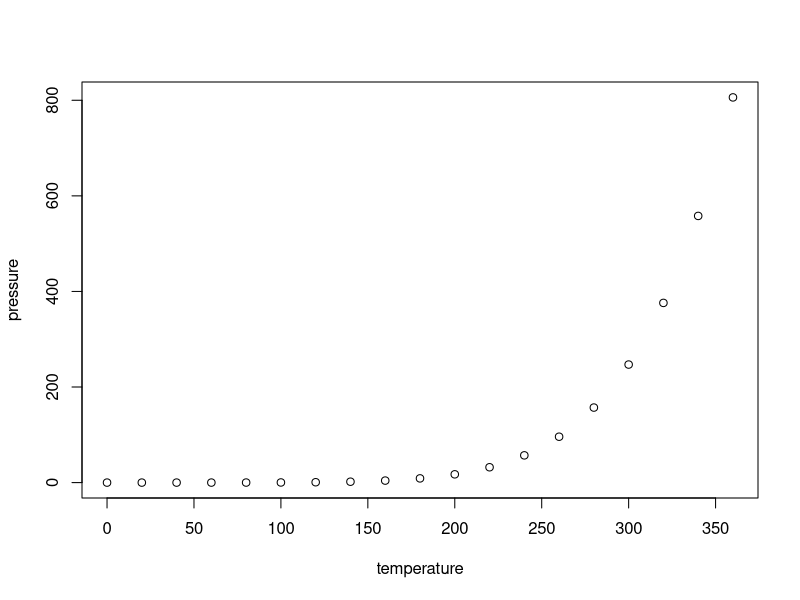
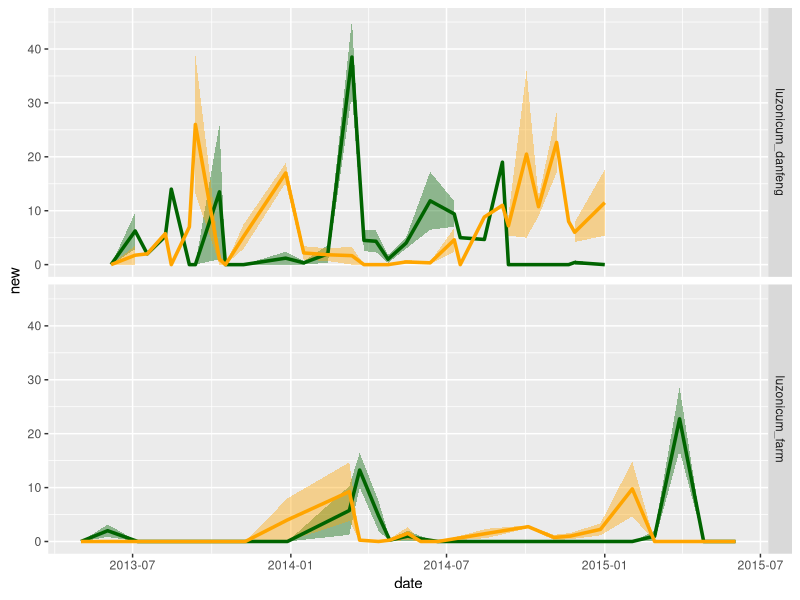

Reproduce these figures in R, in order.
## ---- chunk 1
knitr::opts_chunk$set(echo = TRUE)
## ---- chunk 2
library(reshape2)
library(ggplot2)
library(plyr)

#starting with 'summarySE' function found online
summarySE <- function(data=NULL, measurevar, groupvars=NULL, na.rm=FALSE, conf.interval=.95, .drop=TRUE) {

    # New version of length which can handle NA's: if na.rm==T, don't count them
    length2 <- function (x, na.rm=FALSE) {
        if (na.rm) sum(!is.na(x))
        else       length(x)
    }

    # This does the summary. For each group's data frame, return a vector with
    # N, mean, and sd
    datac <- ddply(data, groupvars, .drop=.drop,
      .fun = function(xx, col) {
        c(N    = length2(xx[[col]], na.rm=na.rm),
          mean = mean   (xx[[col]], na.rm=na.rm),
          sd   = sd     (xx[[col]], na.rm=na.rm)
        )
      },
      measurevar
    )

    # Rename the "mean" column    
    datac <- rename(datac, c("mean" = measurevar))

    datac$se <- datac$sd / sqrt(datac$N)  # Calculate standard error of the mean

    # Confidence interval multiplier for standard error
    # Calculate t-statistic for confidence interval: 
    # e.g., if conf.interval is .95, use .975 (above/below), and use df=N-1
    ciMult <- qt(conf.interval/2 + .5, datac$N-1)
    datac$ci <- datac$se * ciMult

    return(datac)
}
## Norms the data within specified groups in a data frame; it normalizes each
## subject (identified by idvar) so that they have the same mean, within each group
## specified by betweenvars.
##   data: a data frame.
##   idvar: the name of a column that identifies each subject (or matched subjects)
##   measurevar: the name of a column that contains the variable to be summariezed
##   betweenvars: a vector containing names of columns that are between-subjects variables
##   na.rm: a boolean that indicates whether to ignore NA's
normDataWithin <- function(data=NULL, idvar, measurevar, betweenvars=NULL,
                           na.rm=FALSE, .drop=TRUE) {
    library(plyr)

    # Measure var on left, idvar + between vars on right of formula.
    data.subjMean <- ddply(data, c(idvar, betweenvars), .drop=.drop,
     .fun = function(xx, col, na.rm) {
        c(subjMean = mean(xx[,col], na.rm=na.rm))
      },
      measurevar,
      na.rm
    )

    # Put the subject means with original data
    data <- merge(data, data.subjMean)

    # Get the normalized data in a new column
    measureNormedVar <- paste(measurevar, "_norm", sep="")
    data[,measureNormedVar] <- data[,measurevar] - data[,"subjMean"] +
                               mean(data[,measurevar], na.rm=na.rm)

    # Remove this subject mean column
    data$subjMean <- NULL

    return(data)
}
## Summarizes data, handling within-subjects variables by removing inter-subject variability.
## It will still work if there are no within-S variables.
## Gives count, un-normed mean, normed mean (with same between-group mean),
##   standard deviation, standard error of the mean, and confidence interval.
## If there are within-subject variables, calculate adjusted values using method from Morey (2008).
##   data: a data frame.
##   measurevar: the name of a column that contains the variable to be summariezed
##   betweenvars: a vector containing names of columns that are between-subjects variables
##   withinvars: a vector containing names of columns that are within-subjects variables
##   idvar: the name of a column that identifies each subject (or matched subjects)
##   na.rm: a boolean that indicates whether to ignore NA's
##   conf.interval: the percent range of the confidence interval (default is 95%)
summarySEwithin <- function(data=NULL, measurevar, betweenvars=NULL, withinvars=NULL,
                            idvar=NULL, na.rm=FALSE, conf.interval=.95, .drop=TRUE) {

  # Ensure that the betweenvars and withinvars are factors
  factorvars <- vapply(data[, c(betweenvars, withinvars), drop=FALSE],
    FUN=is.factor, FUN.VALUE=logical(1))

  if (!all(factorvars)) {
    nonfactorvars <- names(factorvars)[!factorvars]
    message("Automatically converting the following non-factors to factors: ",
            paste(nonfactorvars, collapse = ", "))
    data[nonfactorvars] <- lapply(data[nonfactorvars], factor)
  }

  # Get the means from the un-normed data
  datac <- summarySE(data, measurevar, groupvars=c(betweenvars, withinvars),
                     na.rm=na.rm, conf.interval=conf.interval, .drop=.drop)

  # Drop all the unused columns (these will be calculated with normed data)
  datac$sd <- NULL
  datac$se <- NULL
  datac$ci <- NULL

  # Norm each subject's data
  ndata <- normDataWithin(data, idvar, measurevar, betweenvars, na.rm, .drop=.drop)

  # This is the name of the new column
  measurevar_n <- paste(measurevar, "_norm", sep="")

  # Collapse the normed data - now we can treat between and within vars the same
  ndatac <- summarySE(ndata, measurevar_n, groupvars=c(betweenvars, withinvars),
                      na.rm=na.rm, conf.interval=conf.interval, .drop=.drop)

  # Apply correction from Morey (2008) to the standard error and confidence interval
  #  Get the product of the number of conditions of within-S variables
  nWithinGroups    <- prod(vapply(ndatac[,withinvars, drop=FALSE], FUN=nlevels,
                           FUN.VALUE=numeric(1)))
  correctionFactor <- sqrt( nWithinGroups / (nWithinGroups-1) )

  # Apply the correction factor
  ndatac$sd <- ndatac$sd * correctionFactor
  ndatac$se <- ndatac$se * correctionFactor
  ndatac$ci <- ndatac$ci * correctionFactor

  # Combine the un-normed means with the normed results
  merge(datac, ndatac)
}

D = read.table("phen_sept2016_condensed.txt", header=T)

# Discard columns that aren't original data
#D = D[,1:8]

names(D)

# Convert the dates from character to Date type
D$date = as.Date(D$date)
D$species = as.factor(D$species)
D$ind = as.factor(D$ind)

D_sm<-D[ ,c(1,2,3,7,8)]
d_melt<-melt(D_sm, measure.vars=c('new', 'senesced'))
means<- summarySE(d_melt, measurevar='value', groupvars=c('species','date', 'variable'))

senesced<-subset(means, variable=='senesced')
new<-subset(means, variable=='new')
senesced<-senesced[, c(1,2,5,7)]
new<-new[, c(1,2,5,7)]
colnames(new)<-c('species','date','new', 'new_se')
colnames(senesced)<-c('species','date','senesced', 's_se')
try<-merge(new,senesced)
head(try)

luzonicum<-subset(try, species %in% c('luzonicum_farm', 'luzonicum_danfeng'))

pdf(file='luzonicum.pdf')
ggplot((data=luzonicum), aes(x=date)) + geom_ribbon(aes(ymin=new-new_se, ymax=new+new_se), fill='darkgreen', alpha=.4) + geom_ribbon(aes(ymin=senesced-s_se, ymax=senesced+s_se), fill='orange', alpha=.4) + geom_line(aes(y=new), color='darkgreen', lwd=1.2) + geom_line(aes(y=senesced), color='orange', lwd=1.2) + facet_grid(species ~ .)
dev.off()

## ---- chunk 3
plot(pressure)
